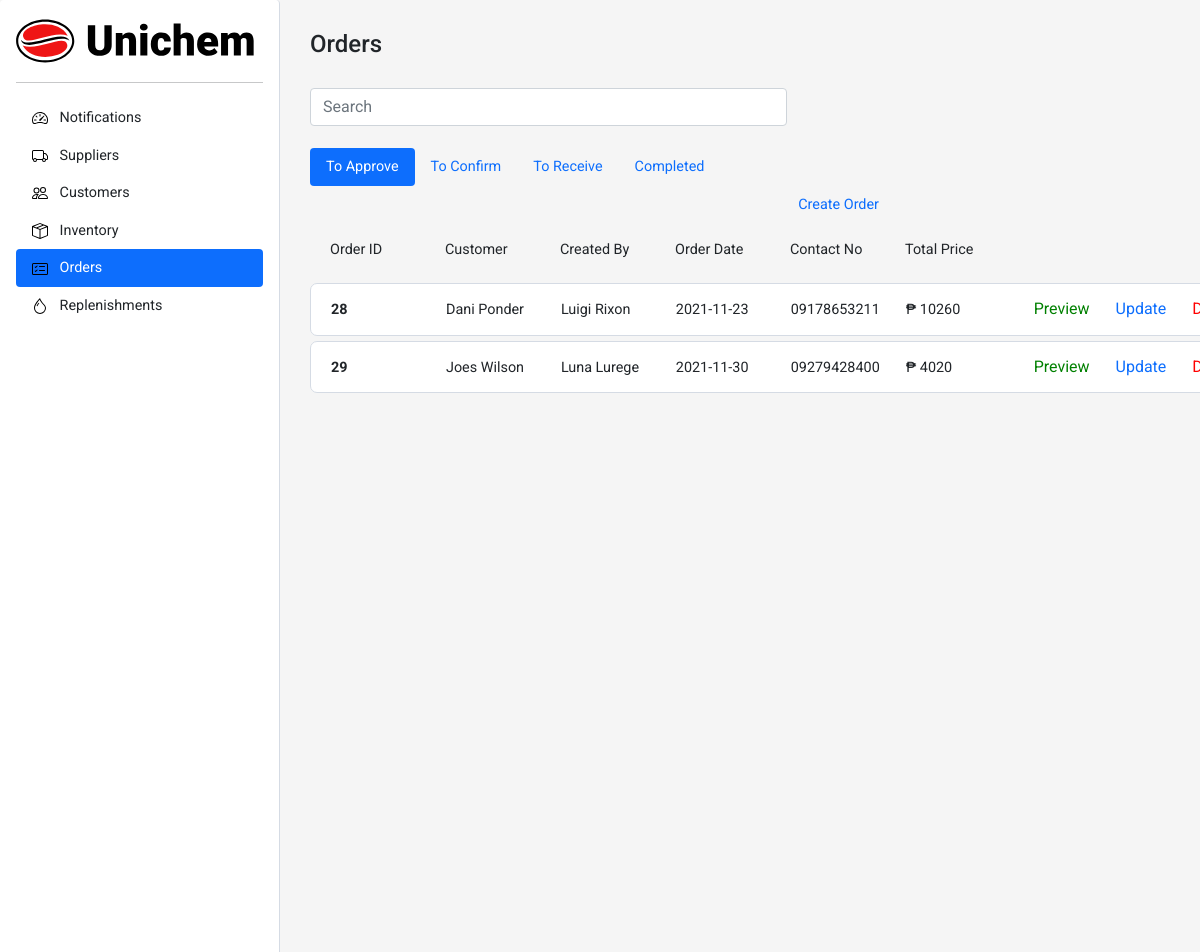
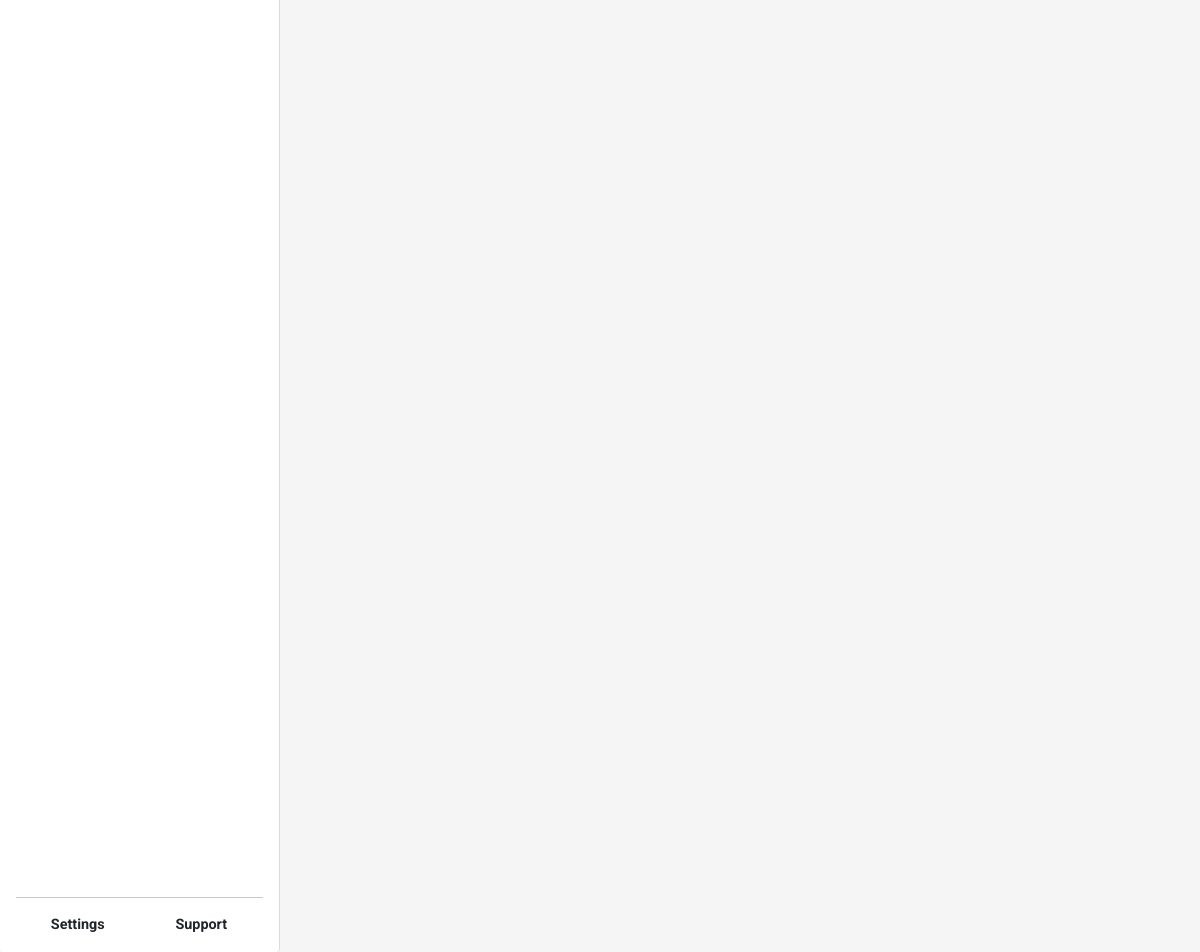
The page /sections/orders.php on the database its author committed (2 pictures, top to bottom).
### tables this page shows
CREATE TABLE `orders` (
  `orderID` int(11) NOT NULL,
  `customerID` int(11) NOT NULL,
  `createdBy` int(11) NOT NULL,
  `approvedBy` int(11) DEFAULT NULL,
  `orderDate` date NOT NULL,
  `orderStatus` enum('To-Confirm','To-Ship','To-Receive','Completed','To-Approve') NOT NULL,
  `shipRequiredDate` date NOT NULL,
  `paidStatus` enum('paid','unpaid') NOT NULL
);

CREATE TABLE `order_line` (
  `orderlineID` int(11) NOT NULL,
  `orderID` int(11) NOT NULL,
  `productID` int(11) NOT NULL,
  `quantity` int(11) NOT NULL
);

CREATE TABLE `customer` (
  `customerID` int(11) NOT NULL,
  `customerFName` varchar(255) NOT NULL,
  `customerLName` varchar(255) NOT NULL,
  `dateofBirth` date NOT NULL,
  `gender` enum('M','F') NOT NULL,
  `contactNo` char(11) NOT NULL,
  `email` varchar(255) NOT NULL
);

CREATE TABLE `inventory_users` (
  `userID` int(11) NOT NULL,
  `userType` enum('Manager','User') NOT NULL,
  `userFirstName` varchar(255) NOT NULL,
  `userLastName` varchar(255) NOT NULL,
  `userName` varchar(255) NOT NULL,
  `email` varchar(255) NOT NULL,
  `password` varchar(255) NOT NULL
);

### components/order/order-list.php (the view, shortened to what this page needs)
<?php
echo "
                    <form method='get' action='orders.php'>
                        <div class='d-flex align-items-center justify-content-between white-box-container one-order-replenishment-list round-edge'>
                            <div class='list-cell'>
                                <b>" . $order['orderID'] . "</b>
                            </div>
                            <div class='list-cell'>
                            " . $order['customerFName'] . " ".$order['customerLName']. "
                            </div>
                            <div class='list-cell'>
                                ". $order['userFirstName'] ." ". $order['userLastName']. "
                            </div>
                            <div class='list-cell'>
                                ". $order['orderDate'] ."
                            </div>
                            <div class='list-cell'>
                                ". $order['contactNo'] ."
                            </div>
                            <div class='list-cell'>
                            ". "₱ " . $order['Total']."
                            </div>
                            <div class=''>
                                    <form method='get' action=''>
                                        <input type='hidden' name='orderID' value='".$order['orderID']."'>
                                        <button type='submit' class='btn btn-link btn-preview'>Preview</button>
                                    </form>
                            </div>
                            <div class=''>
                                <form method='get' action=''>
                                    <input type='hidden' name='orderID' value='".$order['orderID']."'>
                                    <button type='submit' class='btn btn-link btn-update'>Update</button>
                                </form>
                            </div>
                            <div class=''>
                                    <form method='get' action='../sections/delete.php'>
                                        <input type='hidden' name='orderID' value='".$order['orderID']."'>
                                        <button type='submit' class='btn btn-link btn-delete'>Delete</button>
                                    </form>
                            </div>
                        </div>
                    </form>
                ";
?>

### crud/order/order-list-approve.php
<?php
    include('../crud/db_connect.php');
    $getOrderList = "SELECT *, SUM(ol.quantity * p.price) as 'Total'
                    FROM orders o
                    JOIN customer c ON o.customerID = c.customerID
                    JOIN inventory_users iu ON o.createdBy = iu.userID
                    JOIN order_line ol ON ol.orderID = o.orderID
                    JOIN product p on ol.productID = p.productID
                    WHERE o.orderStatus = 'To-Approve'
                    GROUP BY o.orderID";
    $result = mysqli_query($conn, $getOrderList);
    if (mysqli_num_rows($result) > 0) {
        echo "
            <div class=''>
            <div class='scroll-list'>
            ";
        while ($order = mysqli_fetch_assoc($result)) {
            include('../components/order/order-list.php');
        }
        echo "
        </div>
        </div>
    ";
    }else{
        echo "<div class ='empty-message'>There are no To-Approve Orders.</div>";
    }
?>

### style/import.php (style rules this page uses)
* { margin: 0; padding: 0; font-family: 'Roboto', sans-serif; }
body:not(h1):not(h2):not(h3):not(h4):not(h5):not(h6) { font-size: .9rem; }
body { min-height: 100vh; min-height: -webkit-fill-available; background-color: whitesmoke; }
html { height: -webkit-fill-available; }
.round-edge { border-radius: 7px; }
.white-box-container { background-color: white; border: 1px solid #D5DBE4; padding: 20px; }
.one-order-replenishment-list { height: 52.31px; width: 961.44px; margin: 0 0 5px 0; }
.scroll-list { height: 700.43px; overflow-x: hidden; overflow-y: scroll; padding: 0 20px 0 0; }
.btn-delete { color: red; text-decoration: none; }
.btn-preview { color: green; text-decoration: none; }
.btn-update { text-decoration: none; }
.list-cell { width: 115px; height: 20px; overflow-x: hidden; overflow-y: hidden; }

### rows shown on the page
orders: order_line.orderID "28", customerID.customerFName "Dani", customerID.customerLName "Ponder", createdBy.userFirstName "Luigi", createdBy.userLastName "Rixon", orderDate "2021-11-23", customerID.contactNo "09178653211", Total "10260"
orders: order_line.orderID "29", customerID.customerFName "Joes", customerID.customerLName "Wilson", createdBy.userFirstName "Luna", createdBy.userLastName "Lurege", orderDate "2021-11-30", customerID.contactNo "09279428400", Total "4020"
